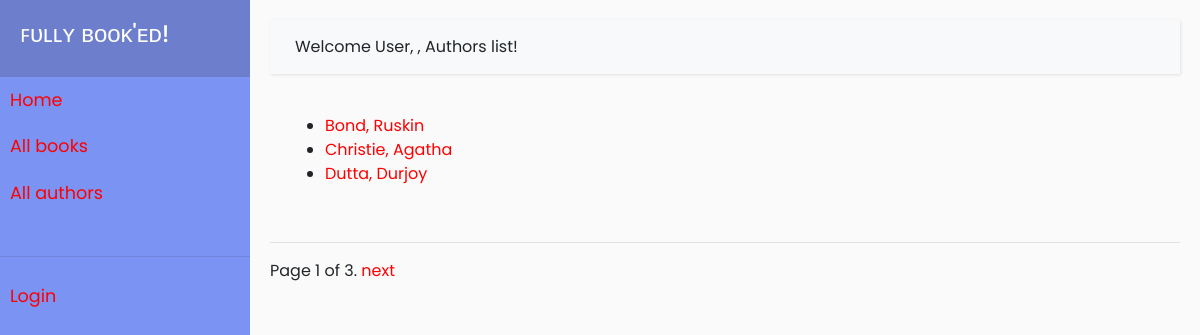
Screenshot of /catalog/authors/ with the database file from the repository.
### catalog/models.py (models this page shows, shortened)
class Author(models.Model):
    first_name = models.CharField(max_length = 100)
    last_name = models.CharField(max_length = 100)
    date_of_birth = models.DateField(null = True, blank = True)
    date_of_death = models.DateField('died', null = True, blank = True)
    class Meta:
        ordering = ['last_name', 'first_name']
    def get_absolute_url(self):
        return reverse('author-detail', args=[str(self.id)])

### catalog/views.py (the view)
# urls.py: path('authors/', views.AuthorListView.as_view(), name = 'authors'),
class AuthorListView(generic.ListView):
    model = Author
    paginate_by = 3

### catalog/templates/catalog/author_list.html (shortened to what this page needs)
{% extends "base_generic.html" %}
{% block heading %}
<span>Welcome {% if user.is_authenticated %}{{ user.get_username }}
  {% else %} User,
  {% endif %}, Authors list!</span>
{% endblock %}
{% block content %}
  {% if author_list %}
  <ul>
    {% for author in author_list %}
      <li>
        <a href="{{ author.get_absolute_url }}">{{ author.last_name }}, {{ author.first_name }}</a>
      </li>
    {% endfor %}
  </ul>
  {% else %}
    <p>There are no authors in the library.</p>
  {% endif %}
{% endblock %}

### catalog/static/css/style.css (style rules this page uses)
body { font-family: 'Poppins', sans-serif; background: #fafafa; }
a:link { color:red; }

### rows the page displays
Author: last_name "Bond", first_name "Ruskin"
Author: last_name "Christie", first_name "Agatha"
Author: last_name "Dutta", first_name "Durjoy"

### other values shown
{{ page_obj.number }} "1"
{{ page_obj.paginator.num_pages }} "3"
